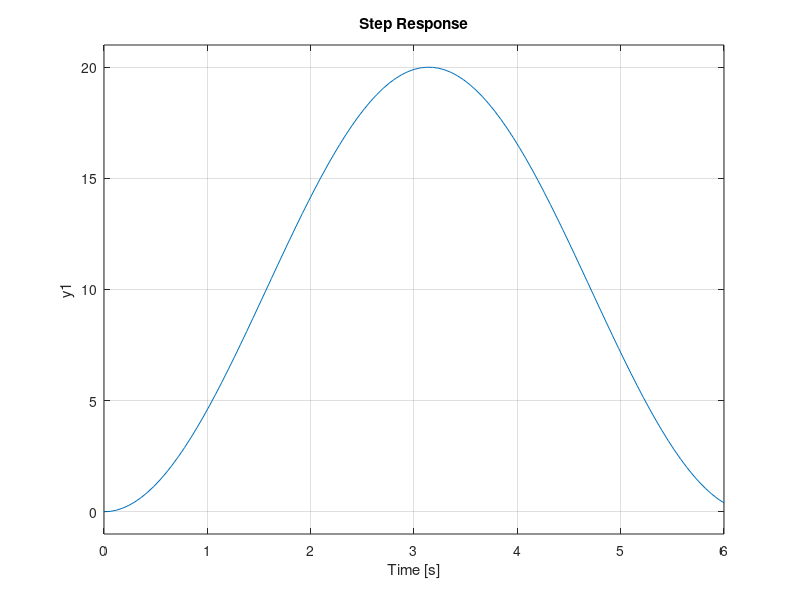

Recreate this plot in MATLAB.

%% LINEAR SYSTEM

% MASS - SPRING SYSTEM 

m = 0.1 ; 
lambda = 0 ; 
k = 0.1 ; 
% freq = w / 2*pi
% T = 2*pi / w 

% STATE MATRICES

A = [0 1 ; -k/m -lambda/m] ; 
B = [0 ; 1/m] ; 
C = [1 0];
D = 0 ; 

step(ss(A,B,C,D)) ; 
%%

